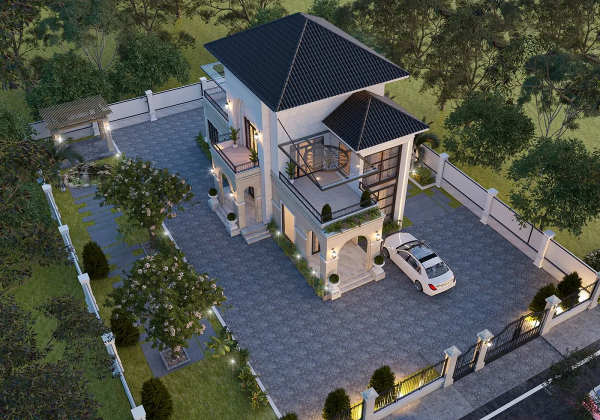
#> input picture scripts/banner11/anh-goc/m15-biet-thu-goc.png, 1200 x 840 px (shown at 1/2 size)
$ python tach-lo-dat-mau15.py
#> lines starting #> are read from the running program, lines starting #| are printed output that depends on the picture; after the words box and inside, x2 and y2 are one past the last pixel; in counts of white or black regions, pixels touching at a corner belong together
# -*- coding: utf-8 -*-
"""
CẮT CẢ LÔ ĐẤT RA KHỎI ẢNH + TỰ DÒ NÉT THÀNH BẢN VẼ 2D — MẪU BANNER 15
======================================================================
Chủ dự án chốt cách làm cho mẫu 15 ("Hình dung ngôi nhà trên đất của bạn"):

    cắt ảnh nhà ra  →  vẽ 2D lên đó  →  ghép ảnh thật vào thì KHỚP

Mấu chốt nằm ở chữ "khớp". Mấy lần trước tôi VẼ TAY căn nhà bằng hình khối
rồi đặt cạnh ảnh — hai thứ dựng từ hai nguồn khác nhau nên không bao giờ
trùng, chủ dự án xem là thấy ngay ("vẽ nhà vẫn chưa ok").
Nay bản vẽ 2D được MÁY DÒ RA TỪ CHÍNH TẤM ẢNH ĐÃ CẮT — cùng một gốc toạ độ,
cùng một tấm hình, nên khớp tuyệt đối, không còn chỗ cho sai lệch.

Ghi ra hai tệp CÙNG KHỔ NGUYÊN BẢN 1200×840, chồng khít lên nhau:
    banner11/m15-nen.webp  ẢNH NỀN của cả banner (nguyên tấm, không cắt)
    banner11/m15-net.webp  bản vẽ 2D: nét trắng trong lô đất, ngoài lô trong suốt

⚠️ VÌ SAO KHÔNG CẮT LÔ ĐẤT RA NỮA. Bản trước cắt lô rồi dán lên một tấm ảnh
   cánh đồng khác — chủ dự án xem xong hỏi thẳng "sao không lấy nền là ảnh đó
   luôn". Đúng: chính tấm ảnh này đã là một khung cảnh hoàn chỉnh, dán vào
   ảnh khác vừa mất công vừa lộ mép ghép.
   Nay ảnh gốc làm NỀN cả banner, bản vẽ 2D phủ đúng lên trên. Hai tệp cùng
   khổ nguyên bản nên đặt cùng một x/y/width/height là KHỚP TUYỆT ĐỐI, dù
   trình duyệt co giãn kiểu gì.

Banner chạy: nền hiện ra mờ và xám → bản vẽ 2D lộ dần từ trái sang như đang
vẽ → nền sáng và có màu trở lại, bản vẽ nhạt đi. Tức là "phác thảo trước,
thành nhà thật sau".

⚠️ ĐƯỜNG RANH ĐỌC TRÊN ẢNH GỐC 1200×840, bằng cách kẻ lưới 25 điểm ảnh rồi
   phóng to từng góc mà đọc. Đổi ảnh là phải đọc lại từ đầu.
⚠️ Ranh đi theo TƯỜNG RÀO TRẮNG, nhưng chỗ nào MÁI NHÀ CAO HƠN tường rào thì
   phải vòng lên ôm lấy mái — đi thẳng theo tường là cắt cụt mất nóc nhà.
⚠️ CỐ Ý BỎ RA NGOÀI: rặng cây quanh lô, mặt đường nhựa góc dưới phải, và
   phần nhà hàng xóm. Lấy vào là banner có cây cối lạ mọc giữa cánh đồng.

Chạy:  python scripts/banner11/tach-lo-dat-mau15.py
"""
import os

import numpy as np
from PIL import Image, ImageDraw, ImageFilter

GOC = os.path.abspath(os.path.join(os.path.dirname(__file__), '..', '..'))
RA = os.path.join(GOC, 'apps', 'frontend', 'public', 'banner11')
ANH = os.path.join(GOC, 'scripts', 'banner11', 'anh-goc', 'm15-biet-thu-goc.png')

# ── ĐƯỜNG RANH CỦA LÔ ĐẤT ──────────────────────────────────────────────────
# Đi ngược chiều kim đồng hồ, bắt đầu từ góc tường rào phía sau bên trái.
RANH = [
    # ── tường rào phía sau, chạy lên bên phải ──
    (196, 226), (260, 206), (330, 183), (400, 159), (428, 150),
    # ── vòng LÊN ÔM LẤY MÁI NHÀ (mái cao hơn tường rào) ──
    (410, 114), (470, 76), (530, 48), (600, 27), (660, 48),
    (730, 92), (790, 132), (826, 162),
    # ── mép phải căn nhà rồi nhập lại vào tường rào ──
    (842, 214), (836, 292),
    # ── tường rào bên phải, chạy xuống ──
    (900, 332), (970, 378), (1040, 428), (1100, 470), (1128, 490),
    # ── góc phải rồi tới hàng cổng sắt ──
    (1118, 556), (1082, 598), (1010, 638), (930, 682), (868, 712),
    # ── cổng sắt + trụ, đi xuống mép dưới ảnh ──
    (806, 748), (742, 782), (688, 812), (664, 838),
    # ── mép dưới ảnh (lô đất còn chạy tiếp ra ngoài khung) ──
    (500, 838),
    # ── tường rào bên trái, chạy ngược lên ──
    (436, 744), (372, 676), (306, 604), (248, 540), (186, 470),
    (126, 400), (146, 330), (172, 268),
]

# Dải nhoè ở mép cắt (điểm ảnh). Mép quá sắc thì dán lên bãi cỏ nhìn như
# miếng dán; nhoè quá thì hàng rào trắng bị ăn mất.
NHOE = 2.2

# ── BẢN VẼ 2D ──────────────────────────────────────────────────────────────
# Dò nét bằng cách so sánh ảnh với chính nó đã làm mờ (unsharp) — cách này
# bắt được cả mép mái, mép tường, mép lối đi, tức là đúng những đường mà
# người vẽ tay sẽ vẽ.
# ⚠️ BA CON SỐ NÀY QUYẾT ĐỊNH BẢN VẼ ĐẸP HAY RỐI.
#    Để mờ ít (2.0) thì máy bắt cả HOA VĂN GẠCH LÁT SÂN và từng chiếc lá —
#    bản vẽ thành một mảng lấm tấm như nhiễu, không ra bản vẽ kiến trúc.
#    Làm mờ nhiều hơn thì chỉ những mép LỚN (mái, tường, lan can, hàng rào,
#    mép lối đi) mới còn chênh lệch đủ lớn — đúng những đường người vẽ tay
#    sẽ vẽ.
NET_MO = 5.0        # làm mờ bao nhiêu trước khi so sánh
NET_NGUONG = 26.0   # chênh lệch bao nhiêu thì tính là nét
NET_DAM = 1.15      # nhân thêm cho nét rõ


def mat_na_lo(kho) -> Image.Image:
    mn = Image.new('L', kho, 0)
    ImageDraw.Draw(mn).polygon(RANH, fill=255)
    return mn.filter(ImageFilter.GaussianBlur(NHOE))


def do_net(im: Image.Image) -> Image.Image:
    """Trả về mặt nạ nét (255 = có nét) dò từ chính tấm ảnh."""
    xam = np.asarray(im.convert('L')).astype(np.float32)
    mo = np.asarray(im.convert('L').filter(
        ImageFilter.GaussianBlur(NET_MO))).astype(np.float32)
    net = np.abs(xam - mo) * NET_DAM
    net = np.clip((net - NET_NGUONG) / 30.0, 0, 1)
    mn = Image.fromarray((net * 255).astype(np.uint8), 'L')
    # ⚠️ LỌC BỎ ĐỐM LẺ. Dù đã làm mờ nhiều, lá cây và sạn trên sân vẫn để lại
    #    những chấm một-hai điểm ảnh. Lọc trung vị xoá sạch chấm lẻ mà KHÔNG
    #    làm đứt nét dài — nét dài thì quanh nó chỗ nào cũng có nét nên trung
    #    vị vẫn ra sáng.
    return mn.filter(ImageFilter.MedianFilter(3))


def main():
    im = Image.open(ANH).convert('RGB')
    mn = mat_na_lo(im.size)
#> in mat_na_lo, `mn = Image.new('L', kho, 0)`: mn: PIL image 1200x840 L; every value is 0
#> in mat_na_lo, `ImageDraw.Draw(mn).polygon(RANH, fill=255)`:
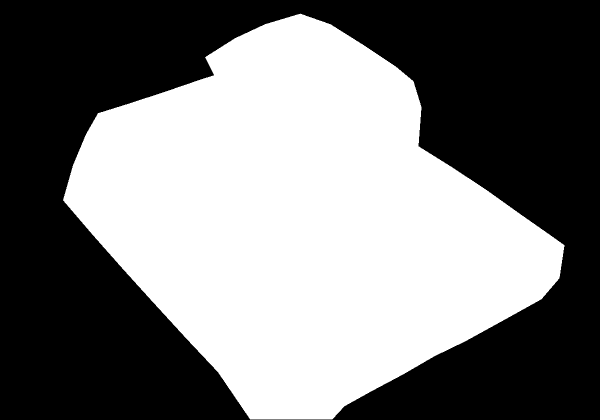
#> mn: PIL image 1200x840 L (shown at 1/2 size); 47.8% white; 1 white region, box (x1, y1, x2, y2) and area: (126, 27, 1129, 839) 482294

    that = im.convert('RGBA')
#> that is the input picture: PIL image 1200x840 RGBA; mean R, G, B, A 78.9, 83.2, 76.8, 255
    that.putalpha(mn)
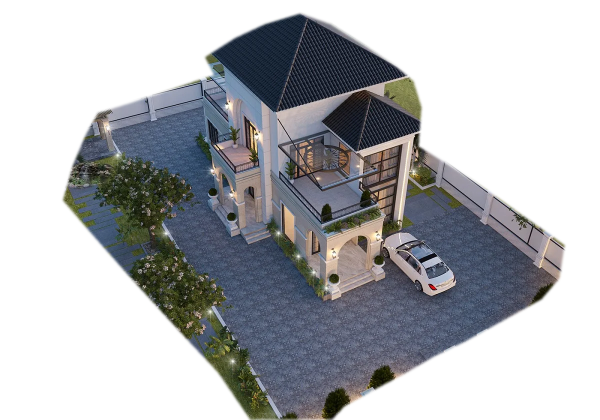
#> that: PIL image 1200x840 RGBA (shown at 1/2 size); mean R, G, B, A 78.9, 83.2, 76.8, 122; transparent parts drawn white

    net = do_net(im)
#> in do_net, `mo = np.asarray(im.convert('L').filter( ImageFilter.GaussianBlur(NET_M..`:
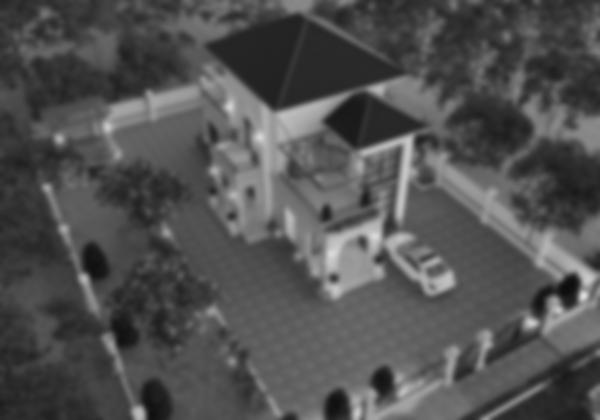
#> mo: shape (840, 1200) float32 (shown at 1/2 size); min 12, max 223, mean 81.2
    # nét chỉ nằm trong lô đất
    net = Image.fromarray(
        (np.asarray(net).astype(np.float32) / 255.0
         * np.asarray(mn).astype(np.float32) / 255.0 * 255).astype(np.uint8), 'L')
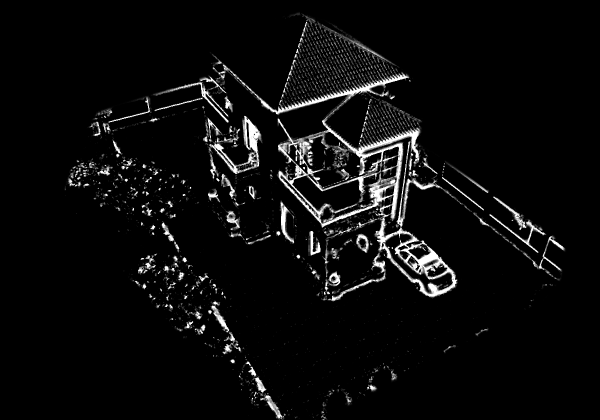
#> net: PIL image 1200x840 L (shown at 1/2 size); min 0, max 255, mean 12.1
    # ⚠️ VẼ THÊM ĐƯỜNG RANH LÔ ĐẤT. Máy dò nét chỉ bắt được những gì CÓ TRONG
    #    ẢNH; cái ranh giới lô thì nằm ở mép ảnh đã cắt nên không có nét nào.
    #    Thiếu nó thì bản vẽ nhìn như một mảng hình trôi nổi, không ra bản vẽ
    #    lô đất. Vẽ đè lên mặt nạ nét, cùng một toạ độ nên vẫn khớp tuyệt đối.
    d = ImageDraw.Draw(net)
    d.line(RANH + [RANH[0]], fill=255, width=4, joint='curve')
    ban_ve = Image.new('RGBA', im.size, (255, 255, 255, 0))
    ban_ve.putalpha(net)

    # ⚠️ KHÔNG CẮT THEO KHUNG BAO. Hai tệp phải giữ nguyên khổ 1200×840 của
    #    ảnh gốc thì mới đặt chồng lên nhau bằng cùng một toạ độ được.
    for ten, anh in (('m15-nen.webp', im.convert('RGB')), ('m15-net.webp', ban_ve)):
        p = os.path.join(RA, ten)
        anh.save(p, 'WEBP', quality=92, method=6)
        print('OK %-18s %dx%d  %d KB' % (ten, anh.width, anh.height,
                                         os.path.getsize(p) // 1024))
#> this loop made 2 passes
#> ten on passes 1 to 2: 'm15-nen.webp', 'm15-net.webp'
#| OK m15-nen.webp       1200x840  342 KB
#| OK m15-net.webp       1200x840  75 KB

    # ── ảnh duyệt: nét · ảnh thật · chồng hai lớp ──
    H = 300
    k = H / im.height
#> k = 0.357
    W = int(im.width * k)
#> W = 428
    sheet = Image.new('RGB', (W * 3 + 40, H + 20), (24, 46, 30))
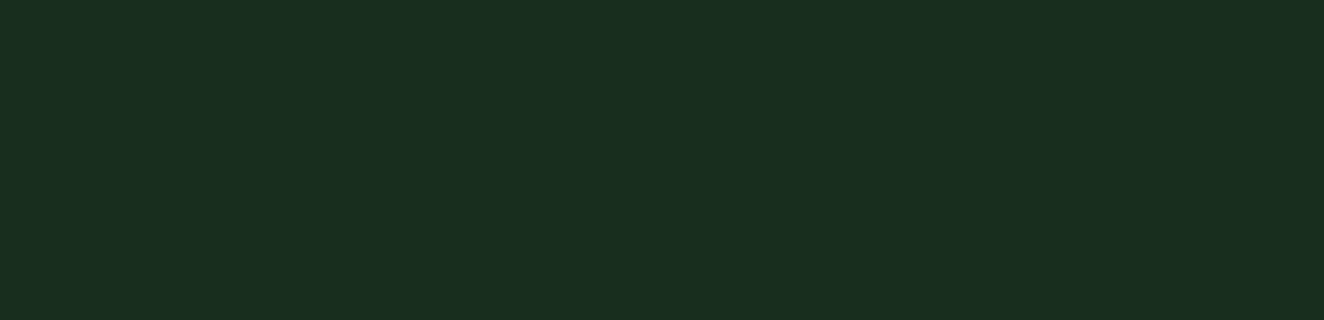
#> sheet: PIL image 1324x320 RGB; mean R, G, B 24, 46, 30
    for i, lop in enumerate((ban_ve, im.convert('RGBA'), None)):
        x = 10 + i * (W + 10)
        if lop is None:
            o = ban_ve.resize((W, H), Image.LANCZOS)
            sheet.paste(o, (x, 10), o)
            o2 = im.convert('RGBA').resize((W, H), Image.LANCZOS)
            o2.putalpha(o2.getchannel('A').point(lambda v: int(v * 0.78)))
            sheet.paste(o2, (x, 10), o2)
        else:
            o = lop.resize((W, H), Image.LANCZOS)
            sheet.paste(o, (x, 10), o)
#> this loop made 3 passes
#> x on passes 1 to 2: 10, 448
#> x on pass 3: 886
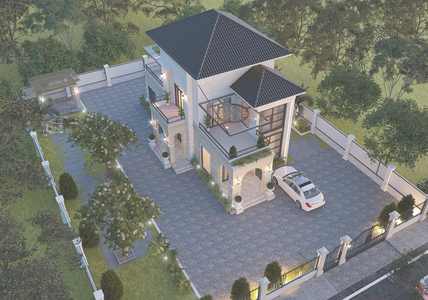
#> o2: PIL image 428x300 RGBA; mean R, G, B, A 78.9, 83.2, 76.8, 198; transparent parts drawn white
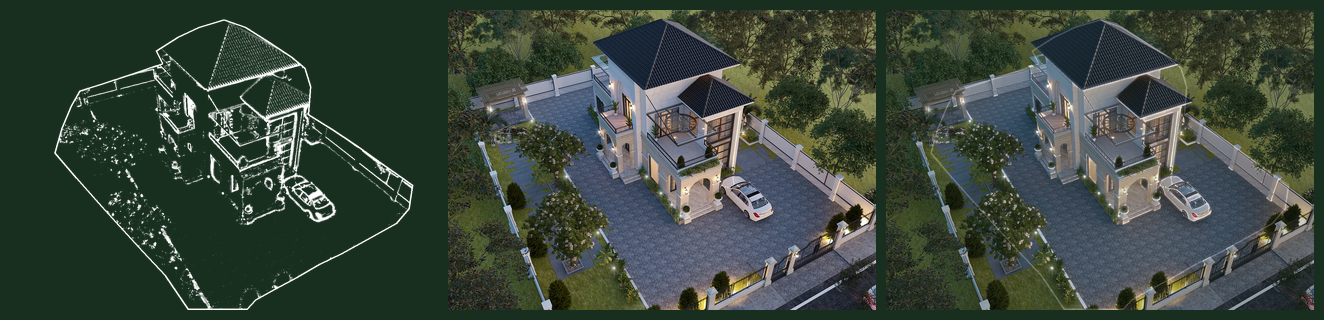
#> sheet: PIL image 1324x320 RGB; mean R, G, B 58.6, 70.6, 60.1
    p = os.path.join(GOC, 'apps', 'frontend', 'public', 'logo-thu', '_m15-xem.png')
    sheet.save(p)
    print('Anh duyet:', p)
#| Anh duyet: apps/frontend/public/logo-thu/_m15-xem.png


if __name__ == '__main__':
    main()
